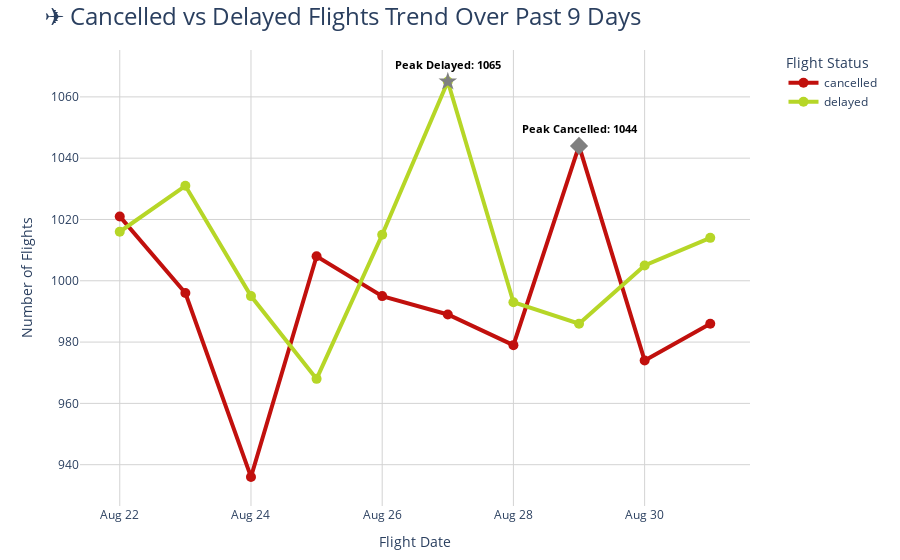

Source (notebook cell):
### Code cell
# Convert to pandas
status_trend_pd = status_trend.toPandas()

# Create line chart with color by flight_status
fig = px.line(
    status_trend_pd,
    x="flight_date",
    y="count",
    color="flight_status",
    title="✈️ Cancelled vs Delayed Flights Trend Over Past 9 Days",
    markers=True,
    color_discrete_map={
        "cancelled": "#c1100d",  # blue (like your cancelled formatting)
        "delayed": "#b6d627"     # red for delayed
    }
)

# Style traces
fig.update_traces(
    line=dict(width=4),
    marker=dict(size=10, symbol="circle"),
    hovertemplate="Date: %{x}<br>%{legendgroup} Flights: %{y}"
)

# Layout improvements
fig.update_layout(
    title_font_size=24,
    xaxis_title="Flight Date",
    yaxis_title="Number of Flights",
    xaxis=dict(
        showgrid=True,
        gridcolor='lightgrey',
        tickangle=0,
        tickformat="%b %d"   # e.g., "Aug 01"
    ),
    yaxis=dict(
        showgrid=True,
        gridcolor='lightgrey'
    ),
    plot_bgcolor='white',
    hovermode='x unified',
    margin=dict(t=50, b=50, l=80, r=150),  # extra right margin for legend
    legend=dict(
        title="Flight Status",
        orientation="v",    # vertical stack
        yanchor="top", y=1,
        xanchor="left", x=1.05  # push legend outside right side
    )
)

# Highlight peaks for each status
for status, marker_symbol in [("cancelled", "diamond"), ("delayed", "star")]:
    df_status = status_trend_pd[status_trend_pd["flight_status"] == status]
    max_idx = df_status["count"].idxmax()
    fig.add_scatter(
        x=[df_status.loc[max_idx, "flight_date"]],
        y=[df_status.loc[max_idx, "count"]],
        mode="markers+text",
        marker=dict(
            size=14,
            symbol=marker_symbol,
            color="grey"
        ),
        text=[f"<b>Peak {status.capitalize()}: {df_status.loc[max_idx, 'count']}</b>"],
        textposition="top center",
        textfont=dict(size=11, color="black"),
        showlegend=False
    )

fig.show()

### Figure 1 — Plotly figure (JSON) as saved in the notebook; plotly's stock layout.template omitted (floating-point values rounded to 4 significant figures)
{"data": [{"hovertemplate": "Date: %{x}<br>%{legendgroup} Flights: %{y}", "legendgroup": "cancelled", "line": {"color": "#c1100d", "dash": "solid", "width": 4}, "marker": {"size": 10, "symbol": "circle"}, "mode": "lines+markers", "name": "cancelled", "orientation": "v", "showlegend": true, "type": "scatter", "x": ["2025-08-22", "2025-08-23", "2025-08-24", "2025-08-25", "2025-08-26", "2025-08-27", "2025-08-28", "2025-08-29", "2025-08-30", "2025-08-31"], "xaxis": "x", "y": [1021, 996, 936, 1008, 995, 989, 979, 1044, 974, 986], "yaxis": "y"}, {"hovertemplate": "Date: %{x}<br>%{legendgroup} Flights: %{y}", "legendgroup": "delayed", "line": {"color": "#b6d627", "dash": "solid", "width": 4}, "marker": {"size": 10, "symbol": "circle"}, "mode": "lines+markers", "name": "delayed", "orientation": "v", "showlegend": true, "type": "scatter", "x": ["2025-08-22", "2025-08-23", "2025-08-24", "2025-08-25", "2025-08-26", "2025-08-27", "2025-08-28", "2025-08-29", "2025-08-30", "2025-08-31"], "xaxis": "x", "y": [1016, 1031, 995, 968, 1015, 1065, 993, 986, 1005, 1014], "yaxis": "y"}, {"marker": {"color": "grey", "size": 14, "symbol": "diamond"}, "mode": "markers+text", "showlegend": false, "text": ["<b>Peak Cancelled: 1044</b>"], "textfont": {"color": "black", "size": 11}, "textposition": "top center", "type": "scatter", "x": ["2025-08-29"], "y": [1044]}, {"marker": {"color": "grey", "size": 14, "symbol": "star"}, "mode": "markers+text", "showlegend": false, "text": ["<b>Peak Delayed: 1065</b>"], "textfont": {"color": "black", "size": 11}, "textposition": "top center", "type": "scatter", "x": ["2025-08-27"], "y": [1065]}], "layout": {"hovermode": "x unified", "legend": {"orientation": "v", "title": {"text": "Flight Status"}, "tracegroupgap": 0, "x": 1.05, "xanchor": "left", "y": 1, "yanchor": "top"}, "margin": {"b": 50, "l": 80, "r": 150, "t": 50}, "plot_bgcolor": "white", "title": {"font": {"size": 24}, "text": "✈️ Cancelled vs Delayed Flights Trend Over Past 9 Days"}, "xaxis": {"anchor": "y", "domain": [0, 1], "gridcolor": "lightgrey", "showgrid": true, "tickangle": 0, "tickformat": "%b %d", "title": {"text": "Flight Date"}}, "yaxis": {"anchor": "x", "domain": [0, 1], "gridcolor": "lightgrey", "showgrid": true, "title": {"text": "Number of Flights"}}}}
